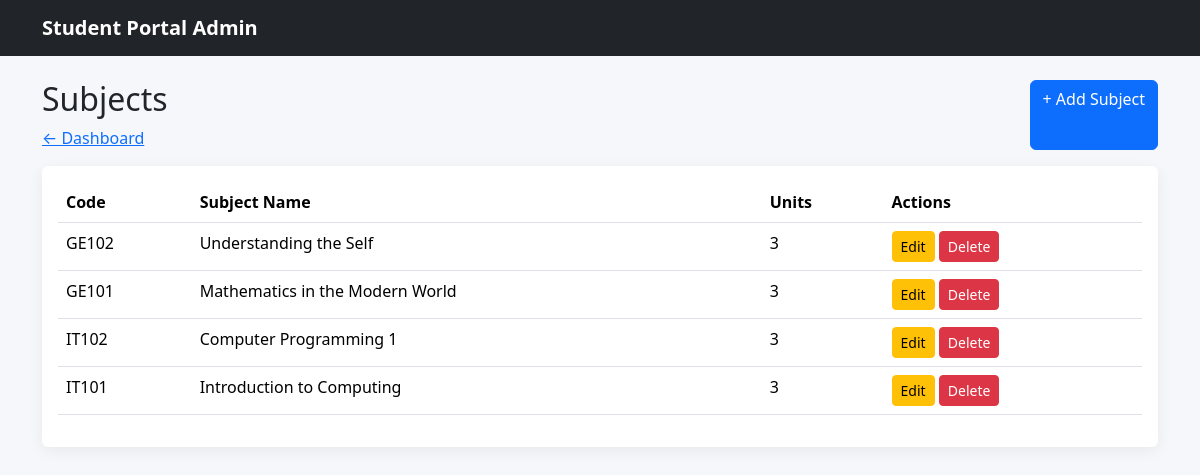
Page /admin/subjects/index.php (signed in) on the committed database.
### tables this page shows
CREATE TABLE subjects (
    id INT AUTO_INCREMENT PRIMARY KEY,
    subject_code VARCHAR(20) NOT NULL UNIQUE,
    subject_name VARCHAR(100) NOT NULL,
    units INT NOT NULL
);

### admin/subjects/index.php (the view, shortened to what this page needs)
<?php
include "../../config/database.php";
$sql = "SELECT * FROM subjects ORDER BY id DESC";
$result = mysqli_query($conn, $sql);
?>
<!doctype html>
<html lang="en">
<head>
    <link href="../../assets/vendor/bootstrap/css/bootstrap.min.css" rel="stylesheet">
    <link href="../../assets/css/style.css" rel="stylesheet">
</head>
<body>
    <nav class="navbar navbar-dark bg-dark">
        <div class="container">
            <a class="navbar-brand" href="dashboard.html">
                Student Portal Admin
            </a>
        </div>
    </nav>
    <div class="container py-4">
        <div class="d-flex justify-content-between mb-3">
            <div>
                <h2>Subjects</h2>
                <a href="../dashboard.php">
                    ← Dashboard
                </a>
            </div>
            <a href="create.php" class="btn btn-primary">
                + Add Subject
            </a>
        </div>
        <div class="card">
            <div class="card-body">
                <table class="table">
                    <thead>
                        <tr>
                            <th>Code</th>
                            <th>Subject Name</th>
                            <th>Units</th>
                            <th>Actions</th>
                        </tr>
                    </thead>
                    <tbody>
                        <?php while ($row = mysqli_fetch_assoc($result)) { ?>
                        <tr>
                            <td><?php echo htmlspecialchars($row["subject_code"]); ?></td>
                            <td><?php echo htmlspecialchars($row["subject_name"]); ?></td>
                            <td><?php echo htmlspecialchars($row["units"]); ?></td>
                            <td>
                                <a href="subject_form.html" class="btn btn-warning btn-sm">
                                    Edit
                                </a>
                                <a
                                    href="deletesubj.php?id=<?php echo $row['id'];?>"
                                    class="btn btn-danger btn-sm"
                                    onclick="return confirm('are you sure you want to delete this record?')"
                                >
                                    Delete
                                </a>
                            </td>
                        </tr>
                        <?php } ?>
                    </tbody>
                </table>
            </div>
        </div>
    </div>
</body>
</html>

### assets/css/style.css (style rules this page uses)
body { background: #f5f7fb; }
.navbar-brand { font-weight: 700; }
.card { border: 0; box-shadow: 0 0.25rem 1rem rgba(0,0,0,.06); }

### rows in the picture
subjects: subject_code "GE102", subject_name "Understanding the Self", units "3"
subjects: subject_code "GE101", subject_name "Mathematics in the Modern World", units "3"
subjects: subject_code "IT102", subject_name "Computer Programming 1", units "3"
subjects: subject_code "IT101", subject_name "Introduction to Computing", units "3"
